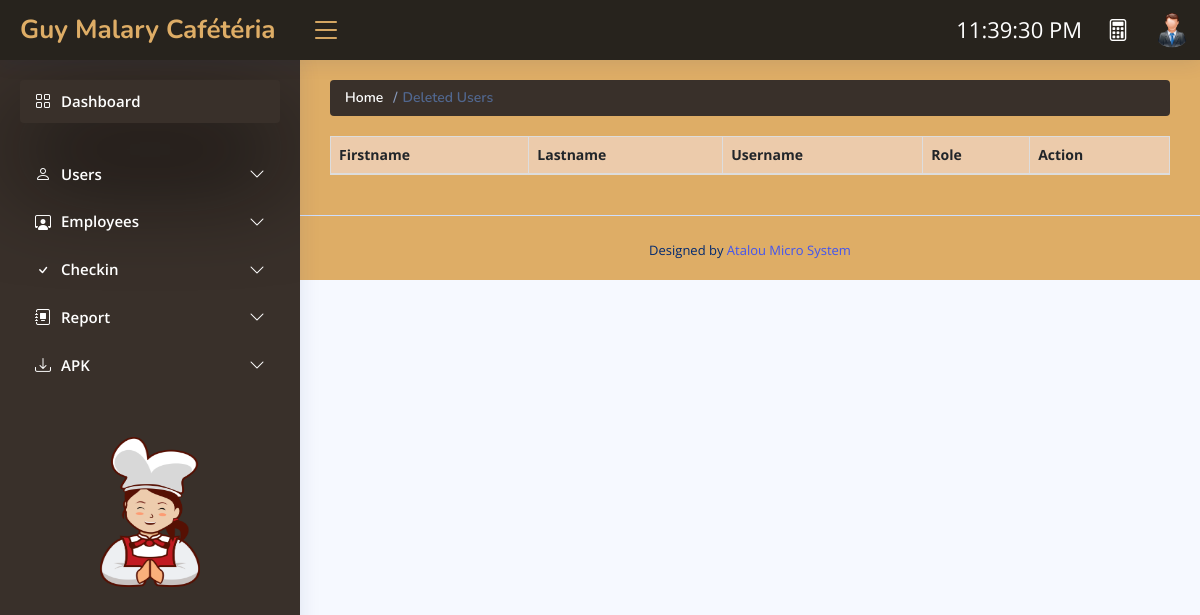
/views/admin/delusers.php (signed in), run on an earlier commit of the app's database.
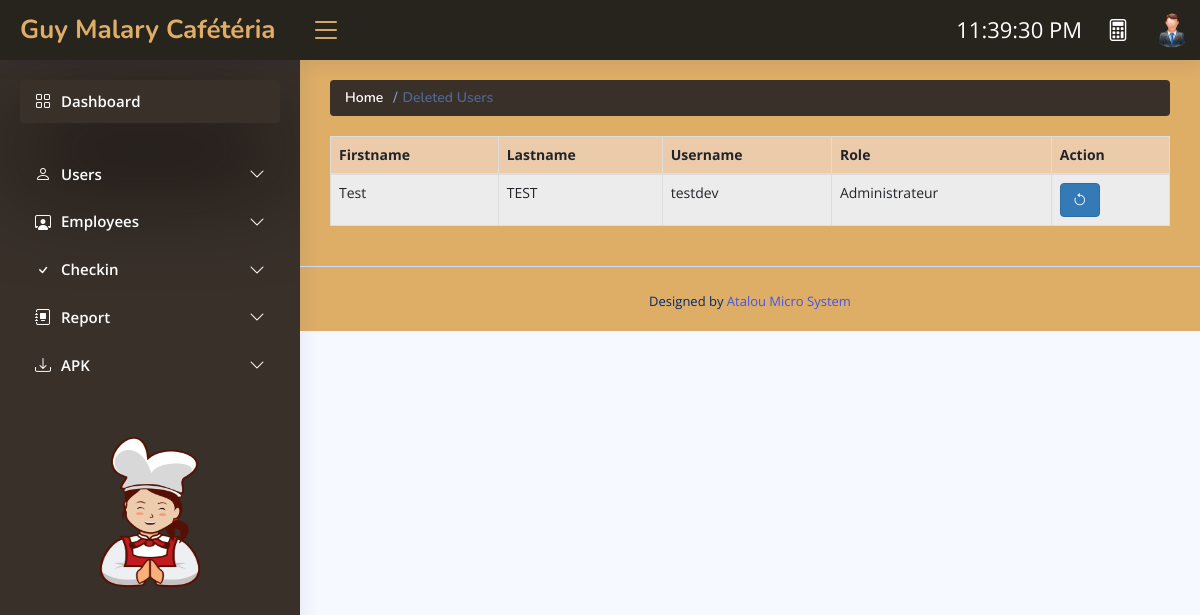
And on a later commit of the database.
### tables this page shows
CREATE TABLE IF NOT EXISTS `users` (
  `id` int NOT NULL AUTO_INCREMENT,
  `id_role` int NOT NULL,
  `prenom` varchar(255) NOT NULL,
  `nom` varchar(255) NOT NULL,
  `username` varchar(255) NOT NULL,
  `password` varchar(255) NOT NULL,
  `_delete` tinyint NOT NULL DEFAULT '0',
  `created_at` datetime NOT NULL DEFAULT CURRENT_TIMESTAMP,
  PRIMARY KEY (`id`),
  KEY `fk_id_role` (`id_role`)
);

CREATE TABLE IF NOT EXISTS `role` (
  `id` int NOT NULL AUTO_INCREMENT,
  `nom` varchar(255) NOT NULL,
  `code` int NOT NULL,
  `created_at` datetime NOT NULL DEFAULT CURRENT_TIMESTAMP,
  PRIMARY KEY (`id`)
);

### src/config/Database.php (called while the page is built, shortened)
<?php
	class Database
	{
		private  $SERVERNAME = 'localhost';
		private  $USERNAME = 'root';
		private  $PASSWORD = '';
		protected  $conn = null;
		public function __construct()
		{
			try {
				$this->conn = new PDO("mysql:host=$this->SERVERNAME;dbname=airport_cafe", $this->USERNAME, $this->PASSWORD);
				$this->conn->setAttribute(PDO::ATTR_ERRMODE, PDO::ERRMODE_EXCEPTION);
			} catch (\PDOException $e) {
				die('Erreur => ' . $e);
			}
		}
		public function getConn()
		{
			return $this->conn;
		}
	}
?>

### src/config/Instance.php (called while the page is built, shortened)
<?php
class Instance
{
	public static  $dbValue = null;
	public static function getDB()
	{
		if (static::$dbValue == null) {
			static::$dbValue = new Database();
		}
		return  static::$dbValue->getConn();
	}
}

### src/dao/UserDao.php (called while the page is built, shortened)
<?php
	class UserDao
	{
		private $Auth;
		function __construct()
		{
			if ($this->Auth == null)
				$this->Auth = Instance::getDB();
		}
		function selectAllDelUsers()
		{
			$alldelusers_qry = $this->Auth->prepare("SELECT r.nom AS task, u.id, u.prenom, u.nom, u.username, u._delete FROM `role` r JOIN `users` u ON r.id = u.id_role WHERE u._delete = :isdelete");
			$alldelusers_qry->execute([':isdelete' => 1]);
			return $alldelusers_qry;
		}
	}
?>

### views/admin/delusers.php (the view, shortened to what this page needs)
<?php
	$userdao = new UserDao();
	$alldelusers = $userdao->selectAllDelUsers();
	include '../includes/header.php';
	include '../includes/sidebar.php';
?>
	<main id="main" class="main">
		<div class="pagetitle">
			<nav>
				<ol class="breadcrumb">
					<li class="breadcrumb-item"><a href="../admin/">Home</a></li>
					<li class="breadcrumb-item active">Deleted Users</li>
				</ol>
			</nav>
		</div>
		<section class="section">
			<div class="row">
				<div class="col-md-12">
					<div class="">
						<div class="">
							<table id="example" class="table table-striped table-bordered dt-responsive nowrap custom-table" style="width:100%">
								<thead>
									<tr>
									<th>Firstname</th>
										<th>Lastname</th>
										<th>Username</th>
										<th>Role</th>
										<th>Action</th>
									</tr>
								</thead>
								<tbody>
									<?php
									 while($allusers = $alldelusers->fetch(PDO::FETCH_OBJ)):
									?>
										<tr>
											<td><?= $allusers->prenom; ?></td>
											<td><?= $allusers->nom; ?></td>
											<td><?= $allusers->username; ?></td>
											<td><?= $allusers->task; ?></td>
											<td>
												<a href="<?= $allusers->id; ?>" class="btn btn-primary restore-user"><i class="bi bi-arrow-counterclockwise" data-toggle="tooltip" title="Restore"></i></a>
											</td>
										</tr>
									<?php
									 endwhile;
									?>
								</tbody>
							</table>
						</div>
					</div>
				</div>
			</div>
		</section>
	</main>
<?php include '../includes/footer.php'; ?>

What changed in the data, as far as the page shows it:
now on this page (row edited): users: prenom "Test", nom "TEST", username "testdev", id_role.nom "Administrateur"
